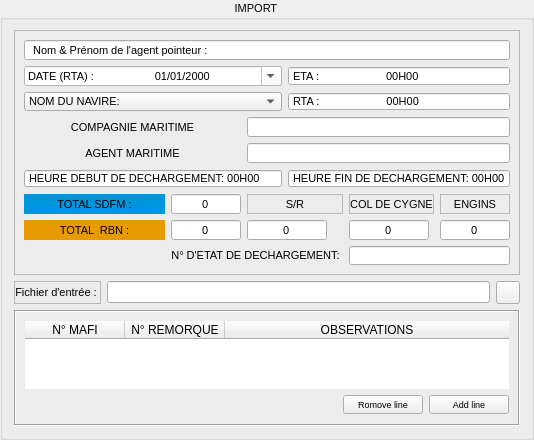
            <widget class="QGroupBox" name="groupBox_2">
             <property name="minimumSize">
              <size>
               <width>460</width>
               <height>0</height>
              </size>
             </property>
             <property name="font">
              <font>
               <family>MS Shell Dlg 2</family>
               <pointsize>8</pointsize>
               <weight>50</weight>
               <bold>false</bold>
              </font>
             </property>
             <property name="styleSheet">
              <string notr="true"/>
             </property>
             <property name="title">
              <string>                                  IMPORT                                         </string>
             </property>
             <property name="alignment">
              <set>Qt::AlignCenter</set>
             </property>
             <property name="flat">
              <bool>false</bool>
             </property>
             <property name="checkable">
              <bool>false</bool>
             </property>
             <layout class="QGridLayout" name="gridLayout_6">
              <item row="0" column="0" colspan="3">
               <widget class="QFrame" name="frame">
                <property name="maximumSize">
                 <size>
                  <width>16777215</width>
                  <height>245</height>
                 </size>
                </property>
                <property name="font">
                 <font>
                  <family>MS Shell Dlg 2</family>
                  <pointsize>8</pointsize>
                  <weight>50</weight>
                  <bold>false</bold>
                 </font>
                </property>
                <property name="frameShape">
                 <enum>QFrame::StyledPanel</enum>
                </property>
                <property name="frameShadow">
                 <enum>QFrame::Sunken</enum>
                </property>
                <layout class="QGridLayout" name="gridLayout">
                 <item row="1" column="3" colspan="3">
                  <widget class="QTimeEdit" name="timeEdit_4">
                   <property name="alignment">
                    <set>Qt::AlignLeading|Qt::AlignLeft|Qt::AlignVCenter</set>
                   </property>
                   <property name="buttonSymbols">
                    <enum>QAbstractSpinBox::NoButtons</enum>
                   </property>
                   <property name="accelerated">
                    <bool>false</bool>
                   </property>
                   <property name="correctionMode">
                    <enum>QAbstractSpinBox::CorrectToNearestValue</enum>
                   </property>
                   <property name="showGroupSeparator" stdset="0">
                    <bool>false</bool>
                   </property>
                   <property name="currentSection">
                    <enum>QDateTimeEdit::NoSection</enum>
                   </property>
                   <property name="displayFormat">
                    <string>'ETA :'                      HH'H'mm</string>
                   </property>
                   <property name="calendarPopup">
                    <bool>false</bool>
                   </property>
                  </widget>
                 </item>
                 <item row="0" column="0" colspan="6">
                  <widget class="QLineEdit" name="lineEdit">
                   <property name="font">
                    <font>
                     <family>MS Shell Dlg 2</family>
                     <pointsize>8</pointsize>
                     <weight>50</weight>
                     <bold>false</bold>
                    </font>
                   </property>
                   <property name="text">
                    <string>  Nom &amp; Prénom de l'agent pointeur :  </string>
                   </property>
                   <property name="alignment">
                    <set>Qt::AlignLeading|Qt::AlignLeft|Qt::AlignVCenter</set>
                   </property>
                  </widget>
                 </item>
                 <item row="5" column="3" colspan="3">
                  <widget class="QTimeEdit" name="timeEdit_7">
                   <property name="alignment">
                    <set>Qt::AlignLeading|Qt::AlignLeft|Qt::AlignVCenter</set>
                   </property>
                   <property name="buttonSymbols">
                    <enum>QAbstractSpinBox::NoButtons</enum>
                   </property>
                   <property name="accelerated">
                    <bool>false</bool>
                   </property>
                   <property name="correctionMode">
                    <enum>QAbstractSpinBox::CorrectToNearestValue</enum>
                   </property>
                   <property name="showGroupSeparator" stdset="0">
                    <bool>false</bool>
                   </property>
                   <property name="currentSection">
                    <enum>QDateTimeEdit::NoSection</enum>
                   </property>
                   <property name="displayFormat">
                    <string>'HEURE FIN DE DECHARGEMENT:' HH'H'mm</string>
                   </property>
                   <property name="calendarPopup">
                    <bool>false</bool>
                   </property>
                  </widget>
                 </item>
                 <item row="6" column="1">
                  <widget class="QLineEdit" name="lineEdit_2">
                   <property name="minimumSize">
                    <size>
                     <width>70</width>
                     <height>0</height>
                    </size>
                   </property>
                   <property name="maximumSize">
                    <size>
                     <width>70</width>
                     <height>16777215</height>
                    </size>
                   </property>
                   <property name="text">
                    <string>0</string>
                   </property>
                   <property name="alignment">
                    <set>Qt::AlignCenter</set>
                   </property>
                   <property name="readOnly">
                    <bool>false</bool>
                   </property>
                  </widget>
                 </item>
                 <item row="7" column="0">
                  <widget class="QLabel" name="label_8">
                   <property name="styleSheet">
                    <string notr="true">background-color: rgb(232, 155, 0);</string>
                   </property>
                   <property name="text">
                    <string>TOTAL  RBN :</string>
                   </property>
                   <property name="alignment">
                    <set>Qt::AlignCenter</set>
                   </property>
                  </widget>
                 </item>
                 <item row="7" column="1">
                  <widget class="QLineEdit" name="lineEdit_3">
                   <property name="minimumSize">
                    <size>
                     <width>70</width>
                     <height>0</height>
                    </size>
                   </property>
                   <property name="maximumSize">
                    <size>
                     <width>70</width>
                     <height>16777215</height>
                    </size>
                   </property>
                   <property name="text">
                    <string>0</string>
                   </property>
                   <property name="alignment">
                    <set>Qt::AlignCenter</set>
                   </property>
                   <property name="readOnly">
                    <bool>false</bool>
                   </property>
                  </widget>
                 </item>
                 <item row="1" column="0" colspan="3">
                  <widget class="QDateEdit" name="dateEdit_2">
                   <property name="font">
                    <font>
                     <family>MS Shell Dlg 2</family>
                     <pointsize>8</pointsize>
                     <weight>50</weight>
                     <bold>false</bold>
                    </font>
                   </property>
                   <property name="toolTip">
                    <string>date rta</string>
                   </property>
                   <property name="styleSheet">
                    <string notr="true">background-color: rgb(255, 255, 255);
color: rgb(0, 0, 0);</string>
                   </property>
                   <property name="alignment">
                    <set>Qt::AlignLeading|Qt::AlignLeft|Qt::AlignVCenter</set>
                   </property>
                   <property name="displayFormat">
                    <string>'DATE (RTA) : '                   dd/MM/yyyy</string>
                   </property>
                   <property name="calendarPopup">
                    <bool>true</bool>
                   </property>
                  </widget>
                 </item>
                 <item row="2" column="3" colspan="3">
                  <widget class="QTimeEdit" name="timeEdit_5">
                   <property name="alignment">
                    <set>Qt::AlignLeading|Qt::AlignLeft|Qt::AlignVCenter</set>
                   </property>
                   <property name="buttonSymbols">
                    <enum>QAbstractSpinBox::NoButtons</enum>
                   </property>
                   <property name="accelerated">
                    <bool>false</bool>
                   </property>
                   <property name="correctionMode">
                    <enum>QAbstractSpinBox::CorrectToNearestValue</enum>
                   </property>
                   <property name="showGroupSeparator" stdset="0">
                    <bool>false</bool>
                   </property>
                   <property name="currentSection">
                    <enum>QDateTimeEdit::NoSection</enum>
                   </property>
                   <property name="displayFormat">
                    <string>'RTA :'                      HH'H'mm</string>
                   </property>
                   <property name="calendarPopup">
                    <bool>false</bool>
                   </property>
                  </widget>
                 </item>
                 <item row="6" column="4">
                  <widget class="QLabel" name="label_10">
                   <property name="frameShape">
                    <enum>QFrame::StyledPanel</enum>
                   </property>
                   <property name="text">
                    <string>COL DE CYGNE</string>
                   </property>
                   <property name="alignment">
                    <set>Qt::AlignCenter</set>
                   </property>
                  </widget>
                 </item>
                 <item row="6" column="5">
                  <widget class="QLabel" name="label_11">
                   <property name="frameShape">
                    <enum>QFrame::StyledPanel</enum>
                   </property>
                   <property name="text">
                    <string>ENGINS</string>
                   </property>
                   <property name="alignment">
                    <set>Qt::AlignCenter</set>
                   </property>
                  </widget>
                 </item>
                 <item row="7" column="2" colspan="2">
                  <widget class="QLineEdit" name="lineEdit_4">
                   <property name="minimumSize">
                    <size>
                     <width>70</width>
                     <height>0</height>
                    </size>
                   </property>
                   <property name="maximumSize">
                    <size>
                     <width>80</width>
                     <height>16777215</height>
                    </size>
                   </property>
                   <property name="text">
                    <string>0</string>
                   </property>
                   <property name="alignment">
                    <set>Qt::AlignCenter</set>
                   </property>
                   <property name="readOnly">
                    <bool>false</bool>
                   </property>
                  </widget>
                 </item>
                 <item row="7" column="4">
                  <widget class="QLineEdit" name="lineEdit_5">
                   <property name="minimumSize">
                    <size>
                     <width>80</width>
                     <height>0</height>
                    </size>
                   </property>
                   <property name="maximumSize">
                    <size>
                     <width>80</width>
                     <height>16777215</height>
                    </size>
                   </property>
                   <property name="text">
                    <string>0</string>
                   </property>
                   <property name="alignment">
                    <set>Qt::AlignCenter</set>
                   </property>
                   <property name="readOnly">
                    <bool>false</bool>
                   </property>
                  </widget>
                 </item>
                 <item row="6" column="0">
                  <widget class="QLabel" name="label_7">
                   <property name="styleSheet">
                    <string notr="true">background-color: rgb(0, 149, 223);</string>
                   </property>
                   <property name="text">
                    <string>TOTAL SDFM :</string>
                   </property>
                   <property name="alignment">
                    <set>Qt::AlignCenter</set>
                   </property>
                  </widget>
                 </item>
                 <item row="7" column="5">
                  <widget class="QLineEdit" name="lineEdit_6">
                   <property name="minimumSize">
                    <size>
                     <width>70</width>
                     <height>0</height>
                    </size>
                   </property>
                   <property name="maximumSize">
                    <size>
                     <width>70</width>
                     <height>16777215</height>
                    </size>
                   </property>
                   <property name="text">
                    <string>0</string>
                   </property>
                   <property name="alignment">
                    <set>Qt::AlignCenter</set>
                   </property>
                   <property name="readOnly">
                    <bool>false</bool>
                   </property>
                  </widget>
                 </item>
                 <item row="5" column="0" colspan="3">
                  <widget class="QTimeEdit" name="timeEdit_6">
                   <property name="alignment">
                    <set>Qt::AlignLeading|Qt::AlignLeft|Qt::AlignVCenter</set>
                   </property>
                   <property name="buttonSymbols">
                    <enum>QAbstractSpinBox::NoButtons</enum>
                   </property>
                   <property name="accelerated">
                    <bool>false</bool>
                   </property>
                   <property name="correctionMode">
                    <enum>QAbstractSpinBox::CorrectToNearestValue</enum>
                   </property>
                   <property name="showGroupSeparator" stdset="0">
                    <bool>false</bool>
                   </property>
                   <property name="currentSection">
                    <enum>QDateTimeEdit::NoSection</enum>
                   </property>
                   <property name="displayFormat">
                    <string>'HEURE DEBUT DE DECHARGEMENT: 'HH'H'mm</string>
                   </property>
                   <property name="calendarPopup">
                    <bool>false</bool>
                   </property>
                  </widget>
                 </item>
                 <item row="8" column="4" colspan="2">
                  <widget class="QLineEdit" name="lineEdit_16">
                   <property name="text">
                    <string/>
                   </property>
                  </widget>
                 </item>
                 <item row="8" column="1" colspan="3">
                  <widget class="QLabel" name="label_2">
                   <property name="text">
                    <string>N° D'ETAT DE DECHARGEMENT: </string>
                   </property>
                   <property name="alignment">
                    <set>Qt::AlignCenter</set>
                   </property>
                  </widget>
                 </item>
                 <item row="8" column="0">
                  <spacer name="horizontalSpacer">
                   <property name="orientation">
                    <enum>Qt::Horizontal</enum>
                   </property>
                   <property name="sizeHint" stdset="0">
                    <size>
                     <width>66</width>
                     <height>20</height>
                    </size>
                   </property>
                  </spacer>
                 </item>
                 <item row="2" column="0" colspan="3">
                  <widget class="QComboBox" name="comboBox">
                   <property name="font">
                    <font>
                     <family>MS Shell Dlg 2</family>
                     <pointsize>8</pointsize>
                     <weight>50</weight>
                     <bold>false</bold>
                    </font>
                   </property>
                   <property name="toolTip">
                    <string>navire</string>
                   </property>
                   <property name="maxVisibleItems">
                    <number>22</number>
                   </property>
                   <property name="insertPolicy">
                    <enum>QComboBox::InsertAfterCurrent</enum>
                   </property>
                   <item>
                    <property name="text">
                     <string>NOM DU NAVIRE:</string>
                    </property>
                    <property name="icon">
                     <iconset>
                      <normaloff>../img/navire.png</normaloff>../img/navire.png</iconset>
                    </property>
                   </item>
                  </widget>
                 </item>
                 <item row="6" column="2" colspan="2">
                  <widget class="QLabel" name="label_9">
                   <property name="frameShape">
                    <enum>QFrame::StyledPanel</enum>
                   </property>
                   <property name="text">
                    <string>S/R</string>
                   </property>
                   <property name="alignment">
                    <set>Qt::AlignCenter</set>
                   </property>
                  </widget>
                 </item>
                 <item row="4" column="2" colspan="4">
                  <widget class="QLineEdit" name="lineEdit_19">
                   <property name="alignment">
                    <set>Qt::AlignCenter</set>
                   </property>
                  </widget>
                 </item>
                 <item row="3" column="2" colspan="4">
                  <widget class="QLineEdit" name="lineEdit_18">
                   <property name="alignment">
                    <set>Qt::AlignCenter</set>
                   </property>
                  </widget>
                 </item>
                 <item row="3" column="0" colspan="2">
                  <widget class="QLabel" name="label_4">
                   <property name="text">
                    <string>COMPAGNIE MARITIME</string>
                   </property>
                   <property name="alignment">
                    <set>Qt::AlignCenter</set>
                   </property>
                  </widget>
                 </item>
                 <item row="4" column="0" colspan="2">
                  <widget class="QLabel" name="label_5">
                   <property name="text">
                    <string>AGENT MARITIME</string>
                   </property>
                   <property name="alignment">
                    <set>Qt::AlignCenter</set>
                   </property>
                  </widget>
                 </item>
                </layout>
               </widget>
              </item>
              <item row="1" column="0">
               <widget class="QLabel" name="label_17">
                <property name="font">
                 <font>
                  <family>MS Shell Dlg 2</family>
                  <pointsize>8</pointsize>
                  <weight>50</weight>
                  <bold>false</bold>
                 </font>
                </property>
                <property name="frameShape">
                 <enum>QFrame::StyledPanel</enum>
                </property>
                <property name="frameShadow">
                 <enum>QFrame::Raised</enum>
                </property>
                <property name="text">
                 <string>Fichier d'entrée : </string>
                </property>
                <property name="alignment">
                 <set>Qt::AlignCenter</set>
                </property>
               </widget>
              </item>
              <item row="1" column="1">
               <widget class="QLineEdit" name="lineEdit_7">
                <property name="font">
                 <font>
                  <family>MS Shell Dlg 2</family>
                  <pointsize>8</pointsize>
                  <weight>50</weight>
                  <bold>false</bold>
                 </font>
                </property>
                <property name="alignment">
                 <set>Qt::AlignCenter</set>
                </property>
                <property name="readOnly">
                 <bool>true</bool>
                </property>
               </widget>
              </item>
              <item row="1" column="2">
               <widget class="QToolButton" name="toolButton">
                <property name="text">
                 <string/>
                </property>
                <property name="icon">
                 <iconset>
                  <normaloff>../img/exceller.png</normaloff>../img/exceller.png</iconset>
                </property>
               </widget>
              </item>
              <item row="2" column="0" colspan="3">
               <widget class="QFrame" name="frame_6">
                <property name="font">
                 <font>
                  <family>MS Shell Dlg 2</family>
                  <pointsize>7</pointsize>
                  <weight>50</weight>
                  <bold>false</bold>
                 </font>
                </property>
                <property name="toolTip">
                 <string>Afichage</string>
                </property>
                <property name="styleSheet">
                 <string notr="true"/>
                </property>
                <property name="frameShape">
                 <enum>QFrame::Box</enum>
                </property>
                <property name="frameShadow">
                 <enum>QFrame::Sunken</enum>
                </property>
                <layout class="QGridLayout" name="gridLayout_3">
                 <item row="0" column="0" colspan="3">
                  <widget class="QTableWidget" name="tableWidget">
                   <property name="font">
                    <font>
                     <family>Segoe UI</family>
                     <pointsize>9</pointsize>
                     <weight>50</weight>
                     <bold>false</bold>
                    </font>
                   </property>
                   <property name="toolTip">
                    <string/>
                   </property>
                   <property name="layoutDirection">
                    <enum>Qt::LeftToRight</enum>
                   </property>
                   <property name="styleSheet">
                    <string notr="true">border-top-color: rgb(156, 154, 161);
border-right-color: rgb(255, 255, 127);
gridline-color: rgb(141, 141, 141);
selection-background-color: rgb(225, 0, 0);
alternate-background-color: rgb(255,248,220);</string>
                   </property>
                   <property name="locale">
                    <locale language="French" country="Morocco"/>
                   </property>
                   <property name="frameShape">
                    <enum>QFrame::Panel</enum>
                   </property>
                   <property name="frameShadow">
                    <enum>QFrame::Sunken</enum>
                   </property>
                   <property name="lineWidth">
                    <number>0</number>
                   </property>
                   <property name="midLineWidth">
                    <number>0</number>
                   </property>
                   <property name="horizontalScrollBarPolicy">
                    <enum>Qt::ScrollBarAlwaysOff</enum>
                   </property>
                   <property name="sizeAdjustPolicy">
                    <enum>QAbstractScrollArea::AdjustToContentsOnFirstShow</enum>
                   </property>
                   <property name="dragEnabled">
                    <bool>false</bool>
                   </property>
                   <property name="defaultDropAction">
                    <enum>Qt::LinkAction</enum>
                   </property>
                   <property name="alternatingRowColors">
                    <bool>true</bool>
                   </property>
                   <property name="selectionMode">
                    <enum>QAbstractItemView::ExtendedSelection</enum>
                   </property>
                   <property name="gridStyle">
                    <enum>Qt::CustomDashLine</enum>
                   </property>
                   <property name="sortingEnabled">
                    <bool>true</bool>
                   </property>
                   <property name="rowCount">
                    <number>0</number>
                   </property>
                   <attribute name="horizontalHeaderShowSortIndicator" stdset="0">
                    <bool>true</bool>
                   </attribute>
                   <attribute name="horizontalHeaderStretchLastSection">
                    <bool>true</bool>
                   </attribute>
                   <attribute name="verticalHeaderCascadingSectionResizes">
                    <bool>false</bool>
                   </attribute>
                   <attribute name="verticalHeaderShowSortIndicator" stdset="0">
                    <bool>false</bool>
                   </attribute>
                   <attribute name="verticalHeaderStretchLastSection">
                    <bool>false</bool>
                   </attribute>
                   <column>
                    <property name="text">
                     <string>N° MAFI</string>
                    </property>
                    <property name="textAlignment">
                     <set>AlignCenter</set>
                    </property>
                   </column>
                   <column>
                    <property name="text">
                     <string>N° REMORQUE</string>
                    </property>
                   </column>
                   <column>
                    <property name="text">
                     <string>OBSERVATIONS</string>
                    </property>
                   </column>
                  </widget>
                 </item>
                 <item row="1" column="0">
                  <spacer name="horizontalSpacer_3">
                   <property name="orientation">
                    <enum>Qt::Horizontal</enum>
                   </property>
                   <property name="sizeHint" stdset="0">
                    <size>
                     <width>253</width>
                     <height>20</height>
                    </size>
                   </property>
                  </spacer>
                 </item>
                 <item row="1" column="1">
                  <widget class="QPushButton" name="pushButton_2">
                   <property name="text">
                    <string>Romove line</string>
                   </property>
                  </widget>
                 </item>
                 <item row="1" column="2">
                  <widget class="QPushButton" name="pushButton">
                   <property name="text">
                    <string>Add line</string>
                   </property>
                  </widget>
                 </item>
                </layout>
               </widget>
              </item>
             </layout>
            </widget>
